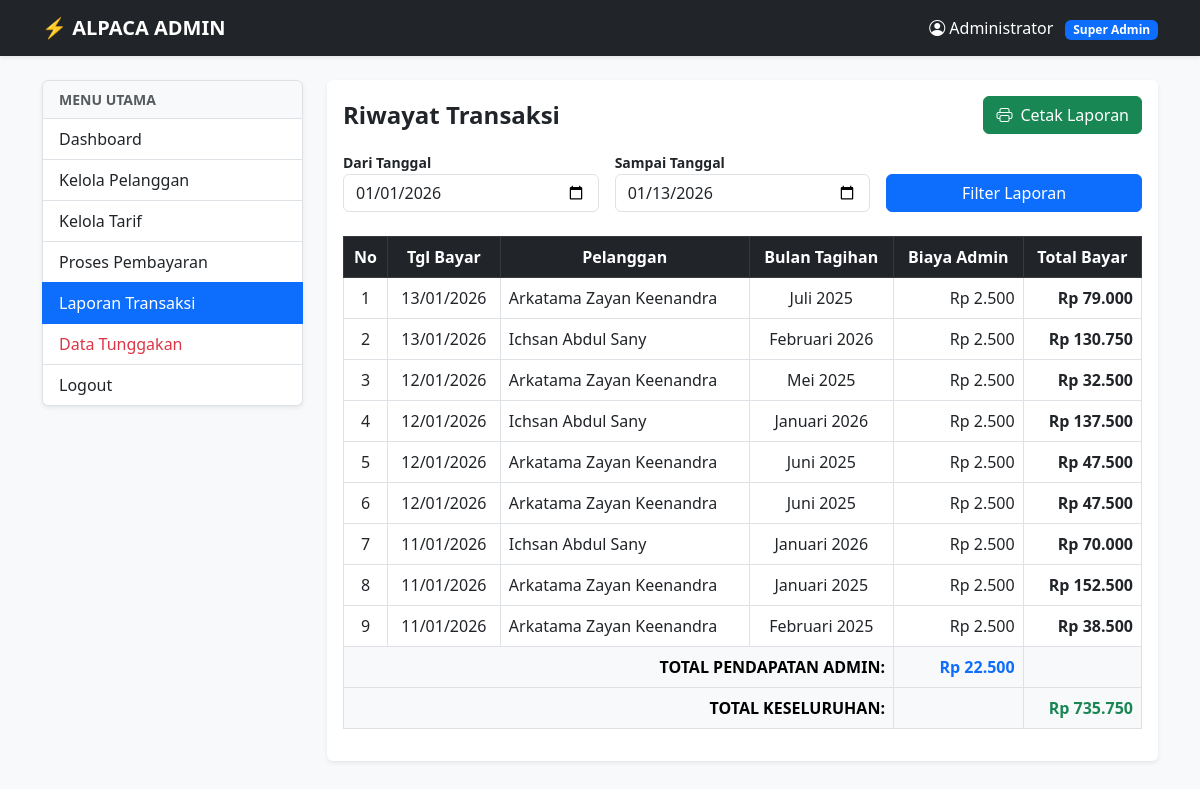
The app's page /admin/laporan.php (signed in) with its own data.
### tables this page shows
CREATE TABLE `pembayaran` (
  `id_pembayaran` int(11) NOT NULL,
  `id_tagihan` int(11) DEFAULT NULL,
  `id_pelanggan` int(11) DEFAULT NULL,
  `tanggal_pembayaran` date DEFAULT NULL,
  `bulan_bayar` varchar(20) DEFAULT NULL,
  `biaya_admin` float DEFAULT NULL,
  `total_bayar` float DEFAULT NULL,
  `id_user` int(11) DEFAULT NULL
);

CREATE TABLE `pelanggan` (
  `id_pelanggan` int(11) NOT NULL,
  `username` varchar(50) DEFAULT NULL,
  `password` varchar(255) DEFAULT NULL,
  `nomor_kwh` varchar(20) DEFAULT NULL,
  `nama_pelanggan` varchar(50) DEFAULT NULL,
  `alamat` text DEFAULT NULL,
  `id_tarif` int(11) DEFAULT NULL
);

CREATE TABLE `tagihan` (
  `id_tagihan` int(11) NOT NULL,
  `id_penggunaan` int(11) DEFAULT NULL,
  `id_pelanggan` int(11) DEFAULT NULL,
  `bulan` varchar(20) DEFAULT NULL,
  `tahun` varchar(4) DEFAULT NULL,
  `jumlah_meter` int(11) DEFAULT NULL,
  `status` varchar(20) DEFAULT NULL
);

### admin/laporan.php (the view, shortened to what this page needs)
<?php
include '../config.php';
$nama_admin = $_SESSION['nama_admin'];
$id_level = $_SESSION['id_level'];
$tgl_mulai = @$_GET['tgl_mulai'] ?: date('Y-m-01');
$tgl_selesai = @$_GET['tgl_selesai'] ?: date('Y-m-d');
?>
<!DOCTYPE html>
<html lang="id">
<head>
    <link href="https://cdn.jsdelivr.net/npm/bootstrap@5.3.0/dist/css/bootstrap.min.css" rel="stylesheet">
    <link rel="stylesheet" href="https://cdn.jsdelivr.net/npm/bootstrap-icons@1.11.1/font/bootstrap-icons.css">
</head>
<body class="bg-light">
    <nav class="navbar navbar-dark bg-dark mb-4 shadow-sm no-print">
        <div class="container">
            <a class="navbar-brand fw-bold" href="index.php">⚡ ALPACA ADMIN</a>
            <span class="navbar-text text-white">
                <i class="bi bi-person-circle"></i> <?= $nama_admin ?>
                <span class="badge bg-primary ms-2">
                    <?php if($id_level == 1): ?>Super Admin<?php elseif($id_level == 2): ?>Mitra<?php else: ?>Pencatat<?php endif; ?></span>
            </span>
        </div>
    </nav>
    <div class="container">
        <div class="row">
            <div class="col-md-3 mb-4 no-print">
                <div class="list-group shadow-sm">
                    <div class="list-group-item bg-light fw-bold text-muted small text-uppercase">Menu Utama</div>
                    <a href="index.php" class="list-group-item list-group-item-action">Dashboard</a>
                    <?php if($id_level == 1): ?>
                    <a href="pelanggan.php" class="list-group-item list-group-item-action">Kelola Pelanggan</a>
                    <a href="tarif.php" class="list-group-item list-group-item-action">Kelola Tarif</a>
                    <?php endif; ?>
                    <?php if($_SESSION['id_level'] != 3): ?>
                    <a href="bayar.php" class="list-group-item list-group-item-action">Proses Pembayaran</a>
                    <?php endif; ?>
                    <?php if($id_level == 1): ?>
                        <a href="laporan.php" class="list-group-item list-group-item-action active">Laporan Transaksi</a>
                        <a href="tunggakan.php" class="list-group-item list-group-item-action text-danger">Data Tunggakan</a>
                    <?php endif; ?>
                    <a href="../logout.php" class="list-group-item list-group-item-action" onclick="return confirm('Yakin ingin keluar?')">Logout</a>
                </div>
            </div>
            <div class="col-md-9">
                <div class="card shadow-sm border-0 mb-4">
                    <div class="card-body">
                        <div class="d-flex justify-content-between align-items-center mb-3">
                            <h4 class="fw-bold mb-0">Riwayat Transaksi</h4>
                            <button onclick="window.print()" class="btn btn-success no-print">
                                <i class="bi bi-printer me-2"></i>Cetak Laporan
                            </button>
                        </div>
                        <form method="GET" class="row g-3 mb-4 no-print">
                            <div class="col-md-4">
                                <label class="small fw-bold">Dari Tanggal</label>
                                <input type="date" name="tgl_mulai" class="form-control" value="<?= $tgl_mulai ?>">
                            </div>
                            <div class="col-md-4">
                                <label class="small fw-bold">Sampai Tanggal</label>
                                <input type="date" name="tgl_selesai" class="form-control" value="<?= $tgl_selesai ?>">
                            </div>
                            <div class="col-md-4 d-flex align-items-end">
                                <button type="submit" class="btn btn-primary w-100">Filter Laporan</button>
                            </div>
                        </form>
                        <div class="table-responsive">
                            <table class="table table-bordered align-middle">
                                <thead class="table-dark text-center">
                                    <tr>
                                        <th>No</th>
                                        <th>Tgl Bayar</th>
                                        <th>Pelanggan</th>
                                        <th>Bulan Tagihan</th>
                                        <th>Biaya Admin</th>
                                        <th>Total Bayar</th>
                                    </tr>
                                </thead>
                                <tbody>
                                    <?php
                                    $no = 1;
                                    $total_semua = 0;
                                    $total_admin = 0;
                                    $sql = "SELECT pmb.*, p.nama_pelanggan, t.bulan, t.tahun
                                            FROM pembayaran pmb
                                            JOIN pelanggan p ON pmb.id_pelanggan = p.id_pelanggan
                                            JOIN tagihan t ON pmb.id_tagihan = t.id_tagihan
                                            WHERE pmb.tanggal_pembayaran BETWEEN '$tgl_mulai' AND '$tgl_selesai'
                                            ORDER BY pmb.tanggal_pembayaran DESC";
                                    $query = mysqli_query($koneksi, $sql);
                                    if(mysqli_num_rows($query) > 0) {
                                        while($d = mysqli_fetch_assoc($query)) {
                                            $total_semua += $d['total_bayar'];
                                            $total_admin += $d['biaya_admin'];
                                            ?>
                                            <tr>
                                                <td class="text-center"><?= $no++ ?></td>
                                                <td class="text-center"><?= date('d/m/Y', strtotime($d['tanggal_pembayaran'])) ?></td>
                                                <td><?= $d['nama_pelanggan'] ?></td>
                                                <td class="text-center"><?= $d['bulan'] ?> <?= $d['tahun'] ?></td>
                                                <td class="text-end">Rp <?= number_format($d['biaya_admin'], 0, ',', '.') ?></td>
                                                <td class="text-end fw-bold">Rp <?= number_format($d['total_bayar'], 0, ',', '.') ?></td>
                                            </tr>
                                            <?php
                                        }
                                    } else {
                                        echo "<tr><td colspan='6' class='text-center text-muted py-4'>Tidak ada transaksi pada periode ini.</td></tr>";
                                    }
                                    ?>
                                </tbody>
                                <tfoot class="table-light fw-bold">
                                    <tr>
                                        <td colspan="4" class="text-end">TOTAL PENDAPATAN ADMIN:</td>
                                        <td class="text-end text-primary">Rp <?= number_format($total_admin, 0, ',', '.') ?></td>
                                        <td></td>
                                    </tr>
                                    <tr>
                                        <td colspan="4" class="text-end">TOTAL KESELURUHAN:</td>
                                        <td></td>
                                        <td class="text-end text-success">Rp <?= number_format($total_semua, 0, ',', '.') ?></td>
                                    </tr>
                                </tfoot>
                            </table>
                        </div>
                    </div>
                </div>
            </div>
        </div>
    </div>
</body>
</html>

### records on screen
pembayaran: tanggal_pembayaran "13/01/2026", id_pelanggan.nama_pelanggan "Arkatama Zayan Keenandra", id_tagihan.bulan "Juli", id_tagihan.tahun "2025", biaya_admin "2.500", total_bayar "79.000"
pembayaran: tanggal_pembayaran "13/01/2026", id_pelanggan.nama_pelanggan "Ichsan Abdul Sany", id_tagihan.bulan "Februari", id_tagihan.tahun "2026", biaya_admin "2.500", total_bayar "130.750"
pembayaran: tanggal_pembayaran "12/01/2026", id_pelanggan.nama_pelanggan "Arkatama Zayan Keenandra", id_tagihan.bulan "Mei", id_tagihan.tahun "2025", biaya_admin "2.500", total_bayar "32.500"
pembayaran: tanggal_pembayaran "12/01/2026", id_pelanggan.nama_pelanggan "Ichsan Abdul Sany", id_tagihan.bulan "Januari", id_tagihan.tahun "2026", biaya_admin "2.500", total_bayar "137.500"
pembayaran: tanggal_pembayaran "12/01/2026", id_pelanggan.nama_pelanggan "Arkatama Zayan Keenandra", id_tagihan.bulan "Juni", id_tagihan.tahun "2025", biaya_admin "2.500", total_bayar "47.500"
pembayaran: tanggal_pembayaran "12/01/2026", id_pelanggan.nama_pelanggan "Arkatama Zayan Keenandra", id_tagihan.bulan "Juni", id_tagihan.tahun "2025", biaya_admin "2.500", total_bayar "47.500"
pembayaran: tanggal_pembayaran "11/01/2026", id_pelanggan.nama_pelanggan "Ichsan Abdul Sany", id_tagihan.bulan "Januari", id_tagihan.tahun "2026", biaya_admin "2.500", total_bayar "70.000"
pembayaran: tanggal_pembayaran "11/01/2026", id_pelanggan.nama_pelanggan "Arkatama Zayan Keenandra", id_tagihan.bulan "Januari", id_tagihan.tahun "2025", biaya_admin "2.500", total_bayar "152.500"
pembayaran: tanggal_pembayaran "11/01/2026", id_pelanggan.nama_pelanggan "Arkatama Zayan Keenandra", id_tagihan.bulan "Februari", id_tagihan.tahun "2025", biaya_admin "2.500", total_bayar "38.500"

### other values on screen
$nama_admin "Administrator"
$total_admin "22.500"
$total_semua "735.750"
